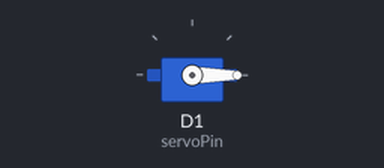
Simulated run of this sketch. Board: ESP8266 (NodeMCU). Shown: servo.

Above: at 1.05 s.
At 2.25 s:
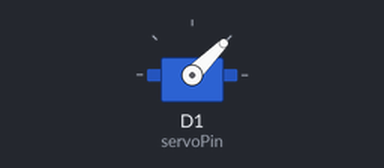
At 3.5 s:
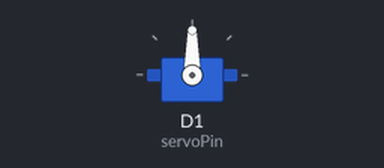
At 6.0 s:
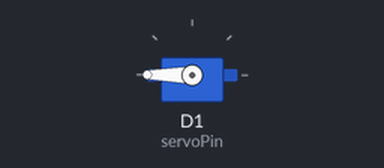
Timing chart, 0 to 7.5 s (numbered marks = the images above):
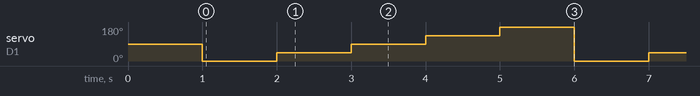

Measured:
- by itself, servo on D1 (servoPin): repeats every 5.0 s: 45° 1.0 s, 90° 1.0 s, 135° 1.0 s, 180° 1.0 s, 0° 1.0 s

The sketch:

Servo.ino
```cpp
#include <Servo.h>
#define servoPin D1

Servo myservo;

void setup() {
  myservo.attach(servoPin);
  myservo.write(90);
  delay(1000);


}

void loop() {
  myservo.write(0);
  delay(1000);

  myservo.write(45);
  delay(1000);

  myservo.write(90);
  delay(1000);

  myservo.write(135);
  delay(1000);

  myservo.write(180);
  delay(1000);

}
```
